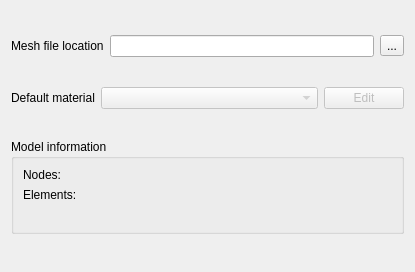
<?xml version="1.0" encoding="UTF-8"?>
<ui version="4.0">
 <class>NewProjectWizardPage3</class>
 <widget class="QWizardPage" name="NewProjectWizardPage3">
  <property name="geometry">
   <rect>
    <x>0</x>
    <y>0</y>
    <width>415</width>
    <height>272</height>
   </rect>
  </property>
  <property name="windowTitle">
   <string>WizardPage</string>
  </property>
  <layout class="QVBoxLayout" name="verticalLayout">
   <item>
    <layout class="QHBoxLayout" name="horizontalLayout">
     <item>
      <widget class="QLabel" name="labelMeshFile">
       <property name="sizePolicy">
        <sizepolicy hsizetype="Preferred" vsizetype="Preferred">
         <horstretch>0</horstretch>
         <verstretch>0</verstretch>
        </sizepolicy>
       </property>
       <property name="text">
        <string>Mesh file location</string>
       </property>
      </widget>
     </item>
     <item>
      <widget class="QLineEdit" name="lineEditFilePath">
       <property name="toolTip">
        <string>The path to a valid mesh file</string>
       </property>
      </widget>
     </item>
     <item>
      <widget class="QToolButton" name="toolButtonSelectFile">
       <property name="toolTip">
        <string>Select a mesh file</string>
       </property>
       <property name="text">
        <string>...</string>
       </property>
      </widget>
     </item>
    </layout>
   </item>
   <item>
    <layout class="QHBoxLayout" name="horizontalLayout_2">
     <item>
      <widget class="QLabel" name="labelMaterial">
       <property name="sizePolicy">
        <sizepolicy hsizetype="Maximum" vsizetype="Preferred">
         <horstretch>0</horstretch>
         <verstretch>0</verstretch>
        </sizepolicy>
       </property>
       <property name="text">
        <string>Default material</string>
       </property>
      </widget>
     </item>
     <item>
      <widget class="QComboBox" name="comboBox">
       <property name="enabled">
        <bool>false</bool>
       </property>
       <property name="sizePolicy">
        <sizepolicy hsizetype="Minimum" vsizetype="Fixed">
         <horstretch>0</horstretch>
         <verstretch>0</verstretch>
        </sizepolicy>
       </property>
      </widget>
     </item>
     <item>
      <widget class="QPushButton" name="pushButtonEditMaterials">
       <property name="enabled">
        <bool>false</bool>
       </property>
       <property name="sizePolicy">
        <sizepolicy hsizetype="Maximum" vsizetype="Fixed">
         <horstretch>0</horstretch>
         <verstretch>0</verstretch>
        </sizepolicy>
       </property>
       <property name="text">
        <string>Edit</string>
       </property>
      </widget>
     </item>
    </layout>
   </item>
   <item>
    <widget class="QGroupBox" name="groupBox">
     <property name="sizePolicy">
      <sizepolicy hsizetype="Preferred" vsizetype="Maximum">
       <horstretch>0</horstretch>
       <verstretch>0</verstretch>
      </sizepolicy>
     </property>
     <property name="title">
      <string>Model information</string>
     </property>
     <layout class="QVBoxLayout" name="verticalLayout_2">
      <item>
       <layout class="QHBoxLayout" name="horizontalLayout_3">
        <item>
         <widget class="QLabel" name="labelNodes">
          <property name="sizePolicy">
           <sizepolicy hsizetype="Maximum" vsizetype="Preferred">
            <horstretch>0</horstretch>
            <verstretch>0</verstretch>
           </sizepolicy>
          </property>
          <property name="text">
           <string>Nodes:</string>
          </property>
         </widget>
        </item>
        <item>
         <widget class="QLabel" name="labelNodesNumber">
          <property name="text">
           <string/>
          </property>
         </widget>
        </item>
       </layout>
      </item>
      <item>
       <layout class="QHBoxLayout" name="horizontalLayout_6">
        <item>
         <widget class="QLabel" name="labelElements">
          <property name="sizePolicy">
           <sizepolicy hsizetype="Maximum" vsizetype="Preferred">
            <horstretch>0</horstretch>
            <verstretch>0</verstretch>
           </sizepolicy>
          </property>
          <property name="text">
           <string>Elements:</string>
          </property>
         </widget>
        </item>
        <item>
         <widget class="QLabel" name="labelElementsNumber">
          <property name="text">
           <string/>
          </property>
         </widget>
        </item>
       </layout>
      </item>
      <item>
       <widget class="QLabel" name="labelError">
        <property name="enabled">
         <bool>true</bool>
        </property>
        <property name="text">
         <string/>
        </property>
        <property name="alignment">
         <set>Qt::AlignCenter</set>
        </property>
       </widget>
      </item>
     </layout>
    </widget>
   </item>
  </layout>
 </widget>
 <resources/>
 <connections/>
</ui>
